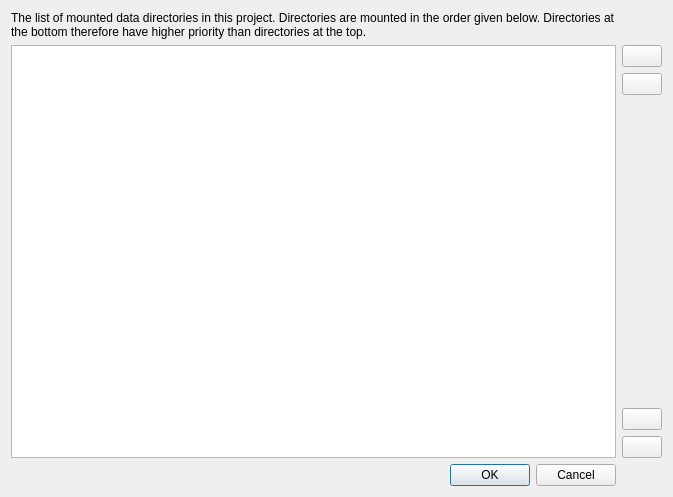
<?xml version="1.0" encoding="UTF-8"?>
<ui version="4.0">
 <class>DataDirsDlg</class>
 <widget class="QDialog" name="DataDirsDlg">
  <property name="geometry">
   <rect>
    <x>0</x>
    <y>0</y>
    <width>673</width>
    <height>497</height>
   </rect>
  </property>
  <property name="windowTitle">
   <string>Data Directory Configuration</string>
  </property>
  <property name="windowIcon">
   <iconset resource="../../../Code/Tools/GuiFoundation/QtResources/resources.qrc">
    <normaloff>:/GuiFoundation/Icons/ezEditor16.png</normaloff>:/GuiFoundation/Icons/ezEditor16.png</iconset>
  </property>
  <layout class="QGridLayout" name="gridLayout">
   <item row="0" column="0">
    <widget class="QLabel" name="label">
     <property name="sizePolicy">
      <sizepolicy hsizetype="Preferred" vsizetype="Preferred">
       <horstretch>0</horstretch>
       <verstretch>0</verstretch>
      </sizepolicy>
     </property>
     <property name="text">
      <string>The list of mounted data directories in this project. Directories are mounted in the order given below. Directories at the bottom therefore have higher priority than directories at the top.</string>
     </property>
     <property name="wordWrap">
      <bool>true</bool>
     </property>
    </widget>
   </item>
   <item row="1" column="0">
    <widget class="QListWidget" name="ListDataDirs">
     <property name="sortingEnabled">
      <bool>false</bool>
     </property>
    </widget>
   </item>
   <item row="2" column="0">
    <layout class="QHBoxLayout" name="horizontalLayout">
     <item>
      <spacer name="horizontalSpacer">
       <property name="orientation">
        <enum>Qt::Horizontal</enum>
       </property>
       <property name="sizeHint" stdset="0">
        <size>
         <width>40</width>
         <height>20</height>
        </size>
       </property>
      </spacer>
     </item>
     <item>
      <widget class="QPushButton" name="ButtonOK">
       <property name="text">
        <string>OK</string>
       </property>
      </widget>
     </item>
     <item>
      <widget class="QPushButton" name="ButtonCancel">
       <property name="text">
        <string>Cancel</string>
       </property>
      </widget>
     </item>
    </layout>
   </item>
   <item row="1" column="1">
    <layout class="QVBoxLayout" name="verticalLayout">
     <item>
      <widget class="QPushButton" name="ButtonAdd">
       <property name="text">
        <string/>
       </property>
       <property name="icon">
        <iconset resource="../../../Code/Tools/GuiFoundation/QtResources/resources.qrc">
         <normaloff>:/GuiFoundation/Icons/DataDirAdd16.png</normaloff>:/GuiFoundation/Icons/DataDirAdd16.png</iconset>
       </property>
      </widget>
     </item>
     <item>
      <widget class="QPushButton" name="ButtonRemove">
       <property name="text">
        <string/>
       </property>
       <property name="icon">
        <iconset resource="../../../Code/Tools/GuiFoundation/QtResources/resources.qrc">
         <normaloff>:/GuiFoundation/Icons/Delete16.png</normaloff>:/GuiFoundation/Icons/Delete16.png</iconset>
       </property>
      </widget>
     </item>
     <item>
      <spacer name="verticalSpacer">
       <property name="orientation">
        <enum>Qt::Vertical</enum>
       </property>
       <property name="sizeHint" stdset="0">
        <size>
         <width>20</width>
         <height>40</height>
        </size>
       </property>
      </spacer>
     </item>
     <item>
      <widget class="QPushButton" name="ButtonUp">
       <property name="text">
        <string/>
       </property>
       <property name="icon">
        <iconset resource="../../../Code/Tools/GuiFoundation/QtResources/resources.qrc">
         <normaloff>:/GuiFoundation/Icons/MoveUp16.png</normaloff>:/GuiFoundation/Icons/MoveUp16.png</iconset>
       </property>
      </widget>
     </item>
     <item>
      <widget class="QPushButton" name="ButtonDown">
       <property name="text">
        <string/>
       </property>
       <property name="icon">
        <iconset resource="../../../Code/Tools/GuiFoundation/QtResources/resources.qrc">
         <normaloff>:/GuiFoundation/Icons/MoveDown16.png</normaloff>:/GuiFoundation/Icons/MoveDown16.png</iconset>
       </property>
      </widget>
     </item>
    </layout>
   </item>
  </layout>
 </widget>
 <resources>
  <include location="../../../Code/Tools/GuiFoundation/QtResources/resources.qrc"/>
 </resources>
 <connections/>
</ui>
